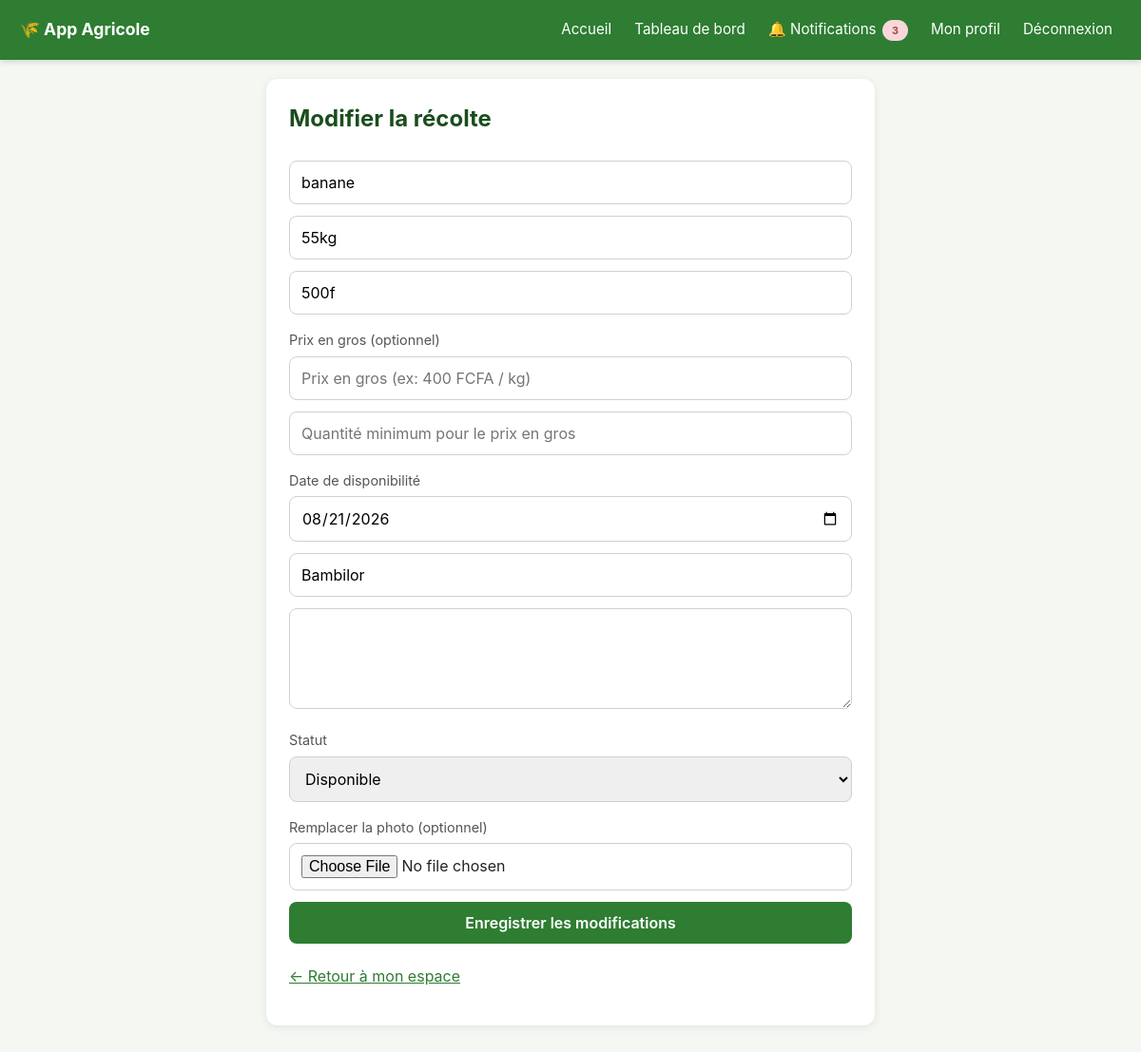
The page /espace-agriculteur/modifier-recolte/2 (signed in) on the database its author committed.
### tables this page shows
CREATE TABLE recoltes (
            id INTEGER PRIMARY KEY AUTOINCREMENT,
            agriculteur_id INTEGER NOT NULL,
            nom TEXT NOT NULL,
            quantite TEXT NOT NULL,
            prix TEXT NOT NULL,
            date_disponibilite TEXT NOT NULL,
            localite TEXT NOT NULL,
            description TEXT,
            photo TEXT,
            date_creation TEXT DEFAULT CURRENT_TIMESTAMP, prix_gros TEXT, quantite_gros_min TEXT, statut TEXT NOT NULL DEFAULT 'disponible',
            FOREIGN KEY (agriculteur_id) REFERENCES "utilisateurs_ancien" (id)
        );

### app.py (the view, shortened to what this page needs)
@app.route("/espace-agriculteur/modifier-recolte/<int:recolte_id>", methods=["GET", "POST"])
def modifier_recolte(recolte_id):
    if not utilisateur_connecte() or session["role"] != "agriculteur":
        return redirect(url_for("connexion"))
    connexion_bd = get_connexion()
    recolte = connexion_bd.execute(
        "SELECT * FROM recoltes WHERE id = ? AND agriculteur_id = ?",
        (recolte_id, session["utilisateur_id"])
    ).fetchone()
    if recolte is None:
        connexion_bd.close()
        flash("Récolte introuvable.")
        return redirect(url_for("espace_agriculteur"))
    connexion_bd.close()
    return render_template("modifier_recolte.html", recolte=recolte)

### app.py (called while the page is built, shortened)
def utilisateur_connecte():
    return "utilisateur_id" in session

def compter_notifications_non_lues(utilisateur_id, role):
    connexion_bd = get_connexion()
    total = 0
    if role == "agriculteur":
        r = connexion_bd.execute(
            """SELECT COUNT(*) AS n FROM commandes
               JOIN recoltes ON commandes.recolte_id = recoltes.id
               WHERE recoltes.agriculteur_id = ? AND commandes.lu = 0""",
            (utilisateur_id,)
        ).fetchone()
        total += r["n"]
        r = connexion_bd.execute(
            """SELECT COUNT(*) AS n FROM contacts_demande
               JOIN demandes_financement ON contacts_demande.demande_id = demandes_financement.id
               WHERE demandes_financement.agriculteur_id = ? AND contacts_demande.lu = 0""",
            (utilisateur_id,)
        ).fetchone()
        total += r["n"]
    connexion_bd.close()
    return total

@app.context_processor
def injecter_notifications():
    if utilisateur_connecte():
        return {"nb_notifications": compter_notifications_non_lues(session["utilisateur_id"], session["role"])}
    return {"nb_notifications": 0}

### database.py (called while the page is built)
def get_connexion():
    if UTILISE_POSTGRES:
        connexion_brute = psycopg2.connect(
            DATABASE_URL, cursor_factory=psycopg2.extras.RealDictCursor
        )
    else:
        connexion_brute = sqlite3.connect(DB_NAME)
        connexion_brute.row_factory = sqlite3.Row
    return ConnexionCompatible(connexion_brute)

    def execute(self, requete, parametres=()):
        curseur = self._connexion.cursor()
        if UTILISE_POSTGRES:
            requete = requete.replace("?", "%s")
        curseur.execute(requete, parametres)
        return curseur

    def close(self):
        self._connexion.close()

### templates/modifier_recolte.html (shortened to what this page needs)
{% extends "base.html" %}
{% block contenu %}
    <h2>Modifier la récolte</h2>
    <form method="POST" enctype="multipart/form-data">
        <input type="text" name="nom" value="{{ recolte.nom }}" required>
        <input type="text" name="quantite" value="{{ recolte.quantite }}" required>
        <input type="text" name="prix" value="{{ recolte.prix }}" required>
        <label>Prix en gros (optionnel)</label>
        <input type="text" name="prix_gros" value="{{ recolte.prix_gros or '' }}" placeholder="Prix en gros (ex: 400 FCFA / kg)">
        <input type="text" name="quantite_gros_min" value="{{ recolte.quantite_gros_min or '' }}" placeholder="Quantité minimum pour le prix en gros">
        <label>Date de disponibilité</label>
        <input type="date" name="date_disponibilite" value="{{ recolte.date_disponibilite }}" required>
        <input type="text" name="localite" value="{{ recolte.localite }}" required>
        <textarea name="description" rows="4">{{ recolte.description or '' }}</textarea>
        <label>Statut</label>
        <select name="statut">
            <option value="disponible" {% if recolte.statut == 'disponible' %}selected{% endif %}>Disponible</option>
        </select>
        <label>Remplacer la photo (optionnel)</label>
        <input type="file" name="photo" accept="image/*">
        <button type="submit">Enregistrer les modifications</button>
    </form>
    <p><a href="{{ url_for('espace_agriculteur') }}">← Retour à mon espace</a></p>
{% endblock %}

### templates/base.html (style rules this page uses)
* { box-sizing: border-box; }
body { font-family: -apple-system, BlinkMacSystemFont, "Segoe UI", Arial, sans-serif; background-color: #f4f7f2; margin: 0; padding: 0; color: #222; line-height: 1.5; }
h1, h2, h3 { color: #1b4d1e; margin-top: 0; }
input, select, textarea, button { width: 100%; padding: 12px; margin: 6px 0; border-radius: 8px; border: 1px solid #d0d0d0; font-family: inherit; font-size: 1em; }
label { font-size: 0.9em; color: #555; margin-top: 10px; display: block; }
button { background-color: #2e7d32; color: white; border: none; cursor: pointer; font-weight: 600; transition: background-color 0.15s; }
a { color: #2e7d32; }

### rows shown on the page
recoltes: nom "banane", quantite "55kg", prix "500f", date_disponibilite "08/21/2026", localite "Bambilor", statut "Disponible"

### other values the page prints
{{ nb_notifications }} "3"
